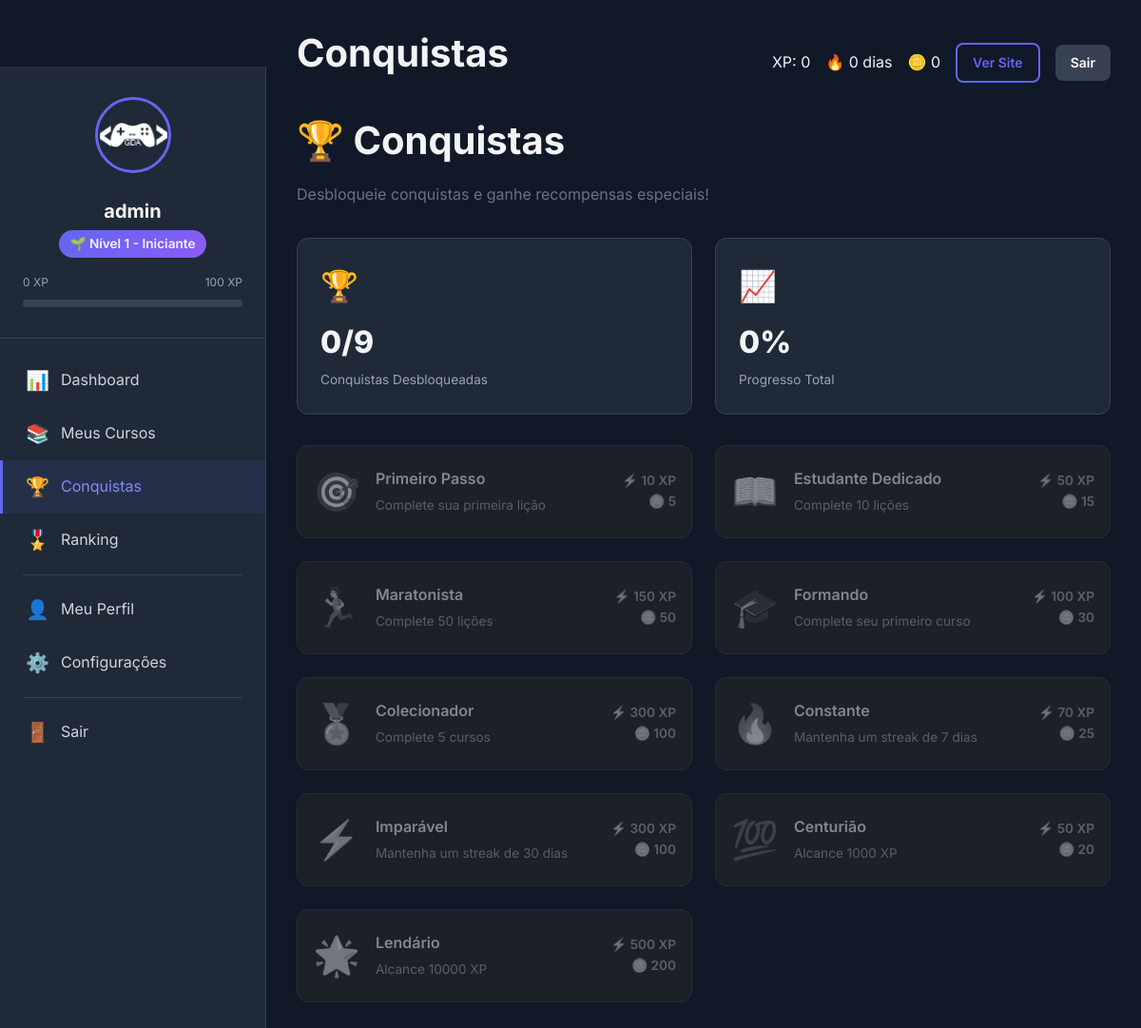
/user/achievements.php (signed in), run on the app's committed database.
### tables this page shows
CREATE TABLE IF NOT EXISTS `users` (
  `id` int NOT NULL AUTO_INCREMENT,
  `username` varchar(50) NOT NULL,
  `email` varchar(100) NOT NULL,
  `password` varchar(255) NOT NULL,
  `full_name` varchar(100) NOT NULL,
  `avatar` varchar(255) DEFAULT 'default.png',
  `role` enum('student','instructor','admin') DEFAULT 'student',
  `xp_total` int DEFAULT '0',
  `level` int DEFAULT '1',
  `streak_days` int DEFAULT '0',
  `last_activity` date DEFAULT NULL,
  `coins` int DEFAULT '0',
  `bio` text,
  `github_url` varchar(255) DEFAULT NULL,
  `linkedin_url` varchar(255) DEFAULT NULL,
  `is_active` tinyint(1) DEFAULT '1',
  `email_verified` tinyint(1) DEFAULT '0',
  `created_at` timestamp NULL DEFAULT CURRENT_TIMESTAMP,
  `updated_at` timestamp NULL DEFAULT CURRENT_TIMESTAMP ON UPDATE CURRENT_TIMESTAMP,
  PRIMARY KEY (`id`),
  UNIQUE KEY `username` (`username`),
  UNIQUE KEY `email` (`email`),
  KEY `idx_username` (`username`),
  KEY `idx_email` (`email`),
  KEY `idx_xp` (`xp_total`)
);

CREATE TABLE IF NOT EXISTS `levels` (
  `id` int NOT NULL AUTO_INCREMENT,
  `level_number` int NOT NULL,
  `title` varchar(50) NOT NULL,
  `xp_required` int NOT NULL,
  `badge_icon` varchar(100) DEFAULT NULL,
  `color` varchar(7) DEFAULT '#6366f1',
  `perks` text,
  `created_at` timestamp NULL DEFAULT CURRENT_TIMESTAMP,
  PRIMARY KEY (`id`),
  UNIQUE KEY `level_number` (`level_number`),
  KEY `idx_level_number` (`level_number`),
  KEY `idx_xp_required` (`xp_required`)
);

CREATE TABLE IF NOT EXISTS `achievements` (
  `id` int NOT NULL AUTO_INCREMENT,
  `name` varchar(100) NOT NULL,
  `description` text,
  `icon` varchar(100) DEFAULT NULL,
  `xp_reward` int DEFAULT '0',
  `coin_reward` int DEFAULT '0',
  `requirement_type` enum('lessons_completed','courses_completed','streak','xp_earned','time_spent','perfect_quiz','special') NOT NULL,
  `requirement_value` int DEFAULT '1',
  `is_secret` tinyint(1) DEFAULT '0',
  `is_active` tinyint(1) DEFAULT '1',
  `order_index` int DEFAULT '0',
  `created_at` timestamp NULL DEFAULT CURRENT_TIMESTAMP,
  PRIMARY KEY (`id`)
);

### includes/functions.php (called while the page is built, shortened)
<?php
if (!function_exists('url')) {
    function url(string $path = ''): string {
        $baseUrl = defined('BASE_URL') ? BASE_URL : 'http://localhost/gamedev-academy/';
        return rtrim($baseUrl, '/') . '/' . ltrim($path, '/');
    }
}
if (!function_exists('asset')) {
    function asset(string $path): string {
        $path = ltrim($path, '/');
        $protocol = (!empty($_SERVER['HTTPS']) && $_SERVER['HTTPS'] === 'on') ? 'https://' : 'http://';
        $host = $_SERVER['HTTP_HOST'] ?? 'localhost';
        $scriptName = $_SERVER['SCRIPT_NAME'];
        $pathParts = explode('/', trim($scriptName, '/'));
        $projectFolder = $pathParts[0] ?? '';
        if (!empty($projectFolder) && $projectFolder !== 'index.php') {
            return $protocol . $host . '/' . $projectFolder . '/assets/' . $path;
        }
        return $protocol . $host . '/assets/' . $path;
    }
}
if (!function_exists('escape')) {
    function escape(?string $string): string {
        return htmlspecialchars($string, ENT_QUOTES | ENT_HTML5, 'UTF-8');
    }
}
if (!function_exists('getUserAvatar')) {
    function getUserAvatar(?string $avatar = null, string $username = '', int $size = 200): string {
        return asset('images/avatars/default.png');
    }
}
if (!function_exists('getAvatar')) {
    function getAvatar(?string $avatar = null, string $username = ''): string {
        return getUserAvatar($avatar, $username);
    }
}
?>

### classes/Database.php (called while the page is built, shortened)
<?php
class Database {
    private static $instance = null;
    private $pdo;
    private function __construct() {
        try {
            $dsn = "mysql:host=" . DB_HOST . ";dbname=" . DB_NAME . ";charset=" . DB_CHARSET;
            $options = [
                PDO::ATTR_ERRMODE => PDO::ERRMODE_EXCEPTION,
                PDO::ATTR_DEFAULT_FETCH_MODE => PDO::FETCH_ASSOC,
                PDO::ATTR_EMULATE_PREPARES => false,
            ];
            $this->pdo = new PDO($dsn, DB_USER, DB_PASS, $options);
        } catch (PDOException $e) {
            die("Erro de conexão: " . $e->getMessage());
        }
    }
    public static function getInstance(): self {
        if (self::$instance === null) {
            self::$instance = new self();
        }
        return self::$instance;
    }
    public function query(string $sql, array $params = []): PDOStatement {
        $stmt = $this->pdo->prepare($sql);
        $stmt->execute($params);
        return $stmt;
    }
    public function fetch(string $sql, array $params = []): ?array {
        return $this->query($sql, $params)->fetch() ?: null;
    }
    public function fetchAll(string $sql, array $params = []): array {
        return $this->query($sql, $params)->fetchAll();
    }
}

### classes/Auth.php (called while the page is built, shortened)
<?php
require_once __DIR__ . '/Database.php';
require_once __DIR__ . '/User.php';
class Auth {
    private $user;
    public function __construct() {
        $this->user = new User();
    }
    public function isLoggedIn(): bool {
        if (isset($_SESSION['user_id'])) {
            return true;
        }
        return false;
    }
    public function getCurrentUser(): ?array {
        return $this->user->find($_SESSION['user_id']);
    }
}

### classes/User.php (called while the page is built, shortened)
<?php
class User {
    private $db;
    public function __construct() {
        $this->db = Database::getInstance();
    }
    public function find(int $id): ?array {
        return $this->db->fetch("SELECT * FROM users WHERE id = ?", [$id]);
    }
    public function getLevel(int $xp): array {
        return $this->db->fetch(
            "SELECT * FROM levels WHERE xp_required <= ? ORDER BY level_number DESC LIMIT 1",
            [$xp]
        ) ?? ['level_number' => 1, 'title' => 'Iniciante', 'badge_icon' => '🌱', 'xp_required' => 0];
    }
    public function getNextLevel(int $currentLevel): ?array {
        return $this->db->fetch(
            "SELECT * FROM levels WHERE level_number = ?",
            [$currentLevel + 1]
        );
    }
    public function getStats(int $userId): array {
        $user = $this->find($userId);
        $coursesEnrolled = $this->db->fetch(
            "SELECT COUNT(*) as total FROM enrollments WHERE user_id = ?",
            [$userId]
        )['total'];
        $coursesCompleted = $this->db->fetch(
            "SELECT COUNT(*) as total FROM enrollments WHERE user_id = ? AND completed_at IS NOT NULL",
            [$userId]
        )['total'];
        $lessonsCompleted = $this->db->fetch(
            "SELECT COUNT(*) as total FROM lesson_progress WHERE user_id = ? AND is_completed = 1",
            [$userId]
        )['total'];
        $achievements = $this->db->fetch(
            "SELECT COUNT(*) as total FROM user_achievements WHERE user_id = ?",
            [$userId]
        )['total'];
        return [
            'xp_total' => $user['xp_total'] ?? 0,
            'level' => $user['level'] ?? 1,
            'streak_days' => $user['streak_days'] ?? 0,
            'coins' => $user['coins'] ?? 0,
            'courses_enrolled' => $coursesEnrolled,
            'courses_completed' => $coursesCompleted,
            'lessons_completed' => $lessonsCompleted,
            'achievements' => $achievements
        ];
    }
}

### classes/Gamification.php (called while the page is built, shortened)
<?php
class Gamification {
    private $db;
    private $user;
    public function __construct() {
        $this->db = Database::getInstance();
        $this->user = new User();
    }
    public function getUserAchievements(int $userId): array {
        return $this->db->fetchAll(
            "SELECT a.*, ua.unlocked_at
             FROM achievements a
             LEFT JOIN user_achievements ua ON a.id = ua.achievement_id AND ua.user_id = ?
             ORDER BY ua.unlocked_at DESC, a.id ASC",
            [$userId]
        );
    }
    public function getProgressToNextLevel(int $userId): array {
        $user = $this->user->find($userId);
        $currentLevel = $this->user->getLevel($user['xp_total']);
        $nextLevel = $this->user->getNextLevel($currentLevel['level_number']);
        $xpInCurrentLevel = $user['xp_total'] - $currentLevel['xp_required'];
        $xpNeededForNext = $nextLevel['xp_required'] - $currentLevel['xp_required'];
        $progress = ($xpInCurrentLevel / $xpNeededForNext) * 100;
        return [
            'current_xp' => $user['xp_total'],
            'level_xp' => $currentLevel['xp_required'],
            'next_level_xp' => $nextLevel['xp_required'],
            'progress' => min(100, $progress),
            'xp_needed' => $nextLevel['xp_required'] - $user['xp_total'],
            'is_max_level' => false
        ];
    }
}

### user/achievements.php (the view, shortened to what this page needs)
<?php
$pageTitle = 'Conquistas';
include 'includes/header.php';
$achievements = $gamification->getUserAchievements($currentUser['id']);
$unlockedCount = count(array_filter($achievements, fn($a) => $a['unlocked_at'] !== null));
$totalCount = count($achievements);
?>
<div class="mb-4">
    <h1>🏆 Conquistas</h1>
    <p class="text-muted">Desbloqueie conquistas e ganhe recompensas especiais!</p>
</div>
<div class="stats-grid mb-4">
    <div class="stat-card">
        <div class="stat-icon">🏆</div>
        <div class="stat-value"><?= $unlockedCount ?>/<?= $totalCount ?></div>
        <div class="stat-label">Conquistas Desbloqueadas</div>
    </div>
    <div class="stat-card">
        <div class="stat-icon">📈</div>
        <div class="stat-value"><?= round(($unlockedCount / max($totalCount, 1)) * 100) ?>%</div>
        <div class="stat-label">Progresso Total</div>
    </div>
</div>
<div style="display: grid; grid-template-columns: repeat(auto-fill, minmax(350px, 1fr)); gap: 1.5rem;">
    <?php foreach ($achievements as $achievement): ?>
    <div class="achievement-card <?= $achievement['unlocked_at'] ? 'unlocked' : 'locked' ?>">
        <div class="achievement-icon"><?= $achievement['icon'] ?></div>
        <div class="achievement-info">
            <div class="achievement-name">
                <?= escape($achievement['name']) ?>
            </div>
            <div class="achievement-description">
                <?php if ($achievement['unlocked_at'] || !$achievement['is_secret']): ?>
                    <?= escape($achievement['description']) ?>
                <?php else: ?>
                    <i>Conquista secreta - continue jogando para descobrir!</i>
                <?php endif; ?>
            </div>
        </div>
        <div class="achievement-reward">
            <?php if ($achievement['xp_reward'] > 0): ?>
                <div>⚡ <?= $achievement['xp_reward'] ?> XP</div>
            <?php endif; ?>
            <?php if ($achievement['coin_reward'] > 0): ?>
                <div>🪙 <?= $achievement['coin_reward'] ?></div>
            <?php endif; ?>
        </div>
    </div>
    <?php endforeach; ?>
</div>
<?php include 'includes/footer.php'; ?>

### user/includes/header.php (shortened to what this page needs)
<?php
require_once __DIR__ . '/../../config/database.php';
require_once __DIR__ . '/../../classes/Database.php';
require_once __DIR__ . '/../../classes/User.php';
require_once __DIR__ . '/../../classes/Auth.php';
require_once __DIR__ . '/../../classes/Course.php';
require_once __DIR__ . '/../../classes/Gamification.php';
require_once __DIR__ . '/../../includes/functions.php';
$auth = new Auth();
$auth->requireLogin();
$currentUser = $auth->getCurrentUser();
$userModel = new User();
$gamification = new Gamification();
$stats = $userModel->getStats($currentUser['id']);
$currentLevel = $userModel->getLevel($currentUser['xp_total']);
$progressToNext = $gamification->getProgressToNextLevel($currentUser['id']);
?>
<!DOCTYPE html>
<html lang="pt-BR">
<head>
    <link rel="stylesheet" href="<?= asset('css/main.css') ?>">
    <link rel="stylesheet" href="<?= asset('css/user.css') ?>">
</head>
<body>
    <div class="user-layout">
        <?php include __DIR__ . '/sidebar.php'; ?>
        <main class="user-main">
            <div class="user-header">
                <h1><?= $pageTitle ?? 'Dashboard' ?></h1>
                <div class="d-flex align-center gap-2">
                    <span>XP: <?= number_format($currentUser['xp_total']) ?></span>
                    <span>🔥 <?= $currentUser['streak_days'] ?> dias</span>
                    <span>🪙 <?= number_format($currentUser['coins']) ?></span>
                    <a href="<?= url() ?>" class="btn btn-sm btn-outline">Ver Site</a>
                    <a href="<?= url('logout.php') ?>" class="btn btn-sm btn-secondary">Sair</a>
                </div>
            </div>

### user/includes/sidebar.php (shortened to what this page needs)
<?php
$currentPage = basename($_SERVER['PHP_SELF'], '.php');
?>
<aside class="sidebar">
    <div class="sidebar-header">
        <img src="<?= getAvatar($currentUser['avatar']) ?>" alt="Avatar" class="sidebar-avatar">
        <div class="sidebar-username"><?= escape($currentUser['username']) ?></div>
        <div class="sidebar-level">
            <?= $currentLevel['badge_icon'] ?> Nível <?= $currentLevel['level_number'] ?> - <?= escape($currentLevel['title']) ?>
        </div>
        <div class="sidebar-xp-bar">
            <div class="sidebar-xp-info">
                <span><?= number_format($currentUser['xp_total']) ?> XP</span>
                <?php if (!$progressToNext['is_max_level']): ?>
                    <span><?= number_format($progressToNext['next_level_xp']) ?> XP</span>
                <?php else: ?>
                    <span>MAX</span>
                <?php endif; ?>
            </div>
            <div class="progress">
            </div>
        </div>
    </div>
    <nav class="sidebar-nav">
        <a href="<?= url('user/') ?>" class="sidebar-nav-item <?= $currentPage === 'index' ? 'active' : '' ?>">
            <span class="sidebar-nav-icon">📊</span>
            <span>Dashboard</span>
        </a>
        <a href="<?= url('user/courses.php') ?>" class="sidebar-nav-item <?= $currentPage === 'courses' ? 'active' : '' ?>">
            <span class="sidebar-nav-icon">📚</span>
            <span>Meus Cursos</span>
        </a>
        <a href="<?= url('user/achievements.php') ?>" class="sidebar-nav-item <?= $currentPage === 'achievements' ? 'active' : '' ?>">
            <span class="sidebar-nav-icon">🏆</span>
            <span>Conquistas</span>
        </a>
        <a href="<?= url('user/leaderboard.php') ?>" class="sidebar-nav-item <?= $currentPage === 'leaderboard' ? 'active' : '' ?>">
            <span class="sidebar-nav-icon">🎖️</span>
            <span>Ranking</span>
        </a>
        <div class="sidebar-nav-divider"></div>
        <a href="<?= url('user/profile.php') ?>" class="sidebar-nav-item <?= $currentPage === 'profile' ? 'active' : '' ?>">
            <span class="sidebar-nav-icon">👤</span>
            <span>Meu Perfil</span>
        </a>
        <a href="<?= url('user/settings.php') ?>" class="sidebar-nav-item <?= $currentPage === 'settings' ? 'active' : '' ?>">
            <span class="sidebar-nav-icon">⚙️</span>
            <span>Configurações</span>
        </a>
        <div class="sidebar-nav-divider"></div>
        <a href="<?= url('logout.php') ?>" class="sidebar-nav-item">
            <span class="sidebar-nav-icon">🚪</span>
            <span>Sair</span>
        </a>
    </nav>
</aside>

### data on the page
users: avatar (placeholder picture), username "admin", xp_total "0", streak_days "0", coins "0"
levels: badge_icon "🌱", level_number "1", title "Iniciante"
achievements: icon "🎯", name "Primeiro Passo", description "Complete sua primeira lição", xp_reward "10", coin_reward "5"
achievements: icon "📖", name "Estudante Dedicado", description "Complete 10 lições", xp_reward "50", coin_reward "15"
achievements: icon "🏃", name "Maratonista", description "Complete 50 lições", xp_reward "150", coin_reward "50"
achievements: icon "🎓", name "Formando", description "Complete seu primeiro curso", xp_reward "100", coin_reward "30"
achievements: icon "🏅", name "Colecionador", description "Complete 5 cursos", xp_reward "300", coin_reward "100"
achievements: icon "🔥", name "Constante", description "Mantenha um streak de 7 dias", xp_reward "70", coin_reward "25"
achievements: icon "⚡", name "Imparável", description "Mantenha um streak de 30 dias", xp_reward "300", coin_reward "100"
achievements: icon "💯", name "Centurião", description "Alcance 1000 XP", xp_reward "50", coin_reward "20"
achievements: icon "🌟", name "Lendário", description "Alcance 10000 XP", xp_reward "500", coin_reward "200"

### other printed values
$progressToNext['next_level_xp'] "100"
$pageTitle "Conquistas"
$unlockedCount "0"
$totalCount "9"
